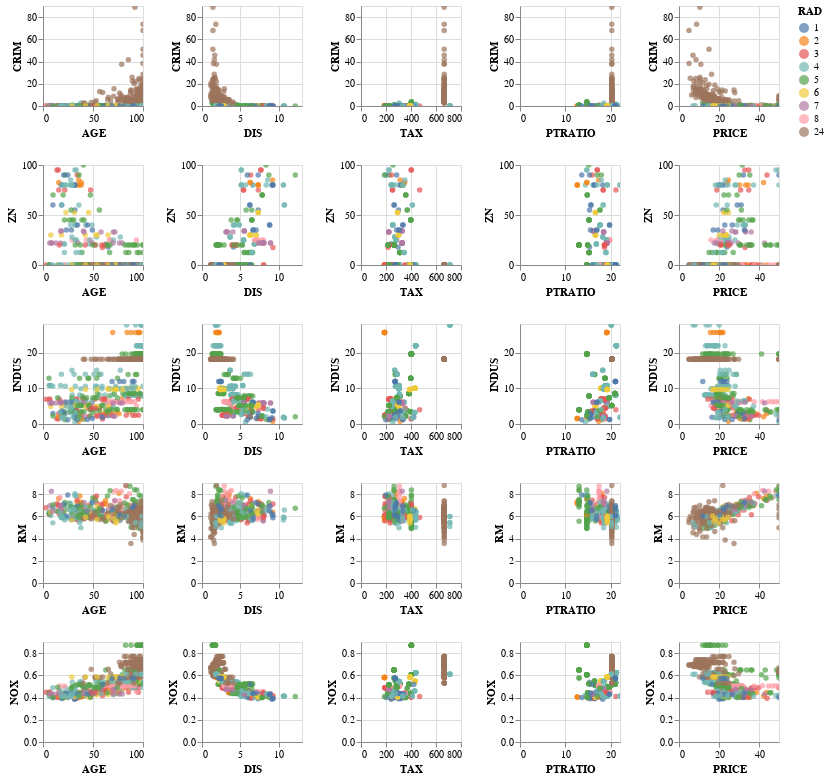

The code cell stored with this chart in its notebook:
### Markdown cell above
Next, we are going to run a broad exploratory of each of our 14 variables. We can see that the data is relatively normal and there aren't many cases where we can visually see if there is a skewness to be concerned with.

### Code cell
source = bos_df

alt.Chart(source).mark_circle().encode(
    alt.X(alt.repeat("column"), type='quantitative'),
    alt.Y(alt.repeat("row"), type='quantitative'),
    color='RAD:N'
).properties(
    width=100,
    height=100
).repeat(
    row=['CRIM', 'ZN', 'INDUS', 'RM', 'NOX'],
    column=['AGE', 'DIS', 'TAX', 'PTRATIO','PRICE']
).interactive()

### Figure 1 — Vega-Lite specification as saved in the notebook (floating-point values rounded to 4 significant figures; data arrays with more than 128 entries replaced by an {"elided": "..."} marker saying what was removed)
{"$schema": "https://vega.github.io/schema/vega-lite/v3.4.0.json", "config": {"mark": {"tooltip": null}, "view": {"height": 300, "width": 400}}, "datasets": {"data-4c53657cbae4dbfddc0822d289e30ffc": {"elided": "506 records"}}, "repeat": {"column": ["AGE", "DIS", "TAX", "PTRATIO", "PRICE"], "row": ["CRIM", "ZN", "INDUS", "RM", "NOX"]}, "spec": {"data": {"name": "data-4c53657cbae4dbfddc0822d289e30ffc"}, "encoding": {"color": {"field": "RAD", "type": "nominal"}, "x": {"field": {"repeat": "column"}, "type": "quantitative"}, "y": {"field": {"repeat": "row"}, "type": "quantitative"}}, "height": 100, "mark": "circle", "selection": {"selector001": {"bind": "scales", "encodings": ["x", "y"], "type": "interval"}}, "width": 100}}
